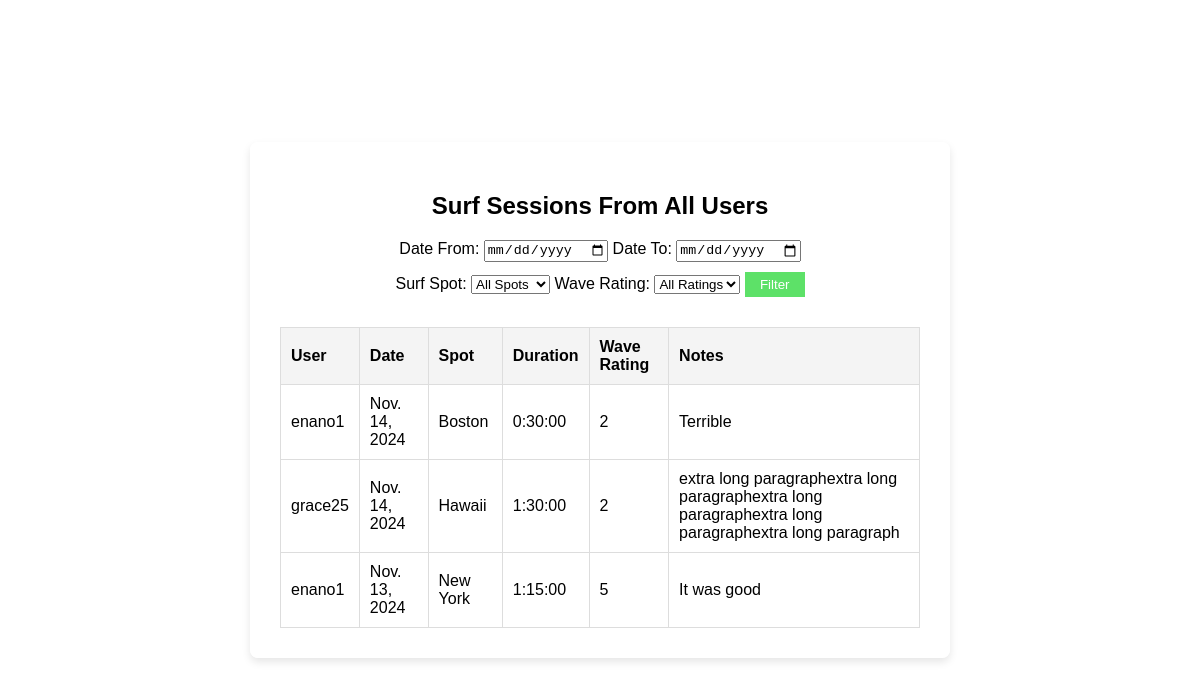
Before: /surf_sessions_public/ with the older database file.
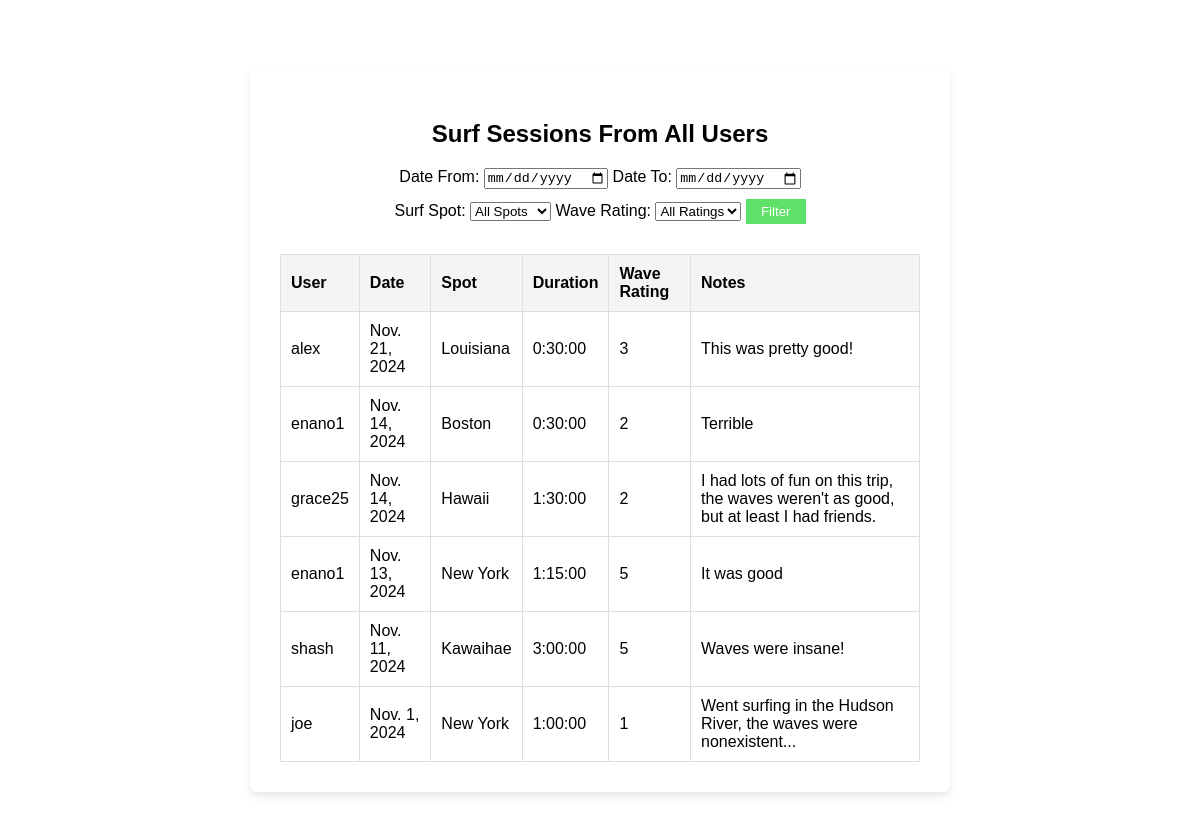
After: the same page with the newer database file.
### tide/models.py (models this page shows, shortened)
class SurfSession(models.Model):
    surf_spot = models.ForeignKey(SurfSpot, on_delete=models.CASCADE, related_name='surf_sessions')
    user = models.ForeignKey(User, on_delete=models.CASCADE, related_name='surf_sessions')
    date = models.DateField()
    duration = models.DurationField()
    wave_rating = models.IntegerField(choices=[(i, str(i)) for i in range(1, 6)])
    notes = models.TextField(blank=True, max_length=100)

class SurfSpot(models.Model):
    user = models.ForeignKey(User, on_delete=models.CASCADE, related_name='surf_spots')
    station_id = models.CharField(max_length=10)
    nickname = models.CharField(max_length=100, blank=True)
    latitude = models.FloatField()
    longitude = models.FloatField()
    created_at = models.DateTimeField(auto_now_add=True)
    def __str__(self):
        return f"{self.nickname or self.station_id}"
    class Meta:
        ordering = ['-created_at']

### tide/views.py (the view)
# urls.py: path('surf_sessions_public/', views.SurfSessionPublicListView.as_view(), name='surf_sessions_public'),
class SurfSessionPublicListView(ListView):
    model = SurfSession
    template_name = 'tide/surf_sessions_public.html'
    context_object_name = 'surf_sessions'
    def get_queryset(self):
        queryset = SurfSession.objects.all().order_by('-date')
        date_from = self.request.GET.get('date_from')
        date_to = self.request.GET.get('date_to')
        surf_spot = self.request.GET.get('surf_spot')
        wave_rating = self.request.GET.get('wave_rating')
        if date_from:
            queryset = queryset.filter(date__gte=date_from)
        if date_to:
            queryset = queryset.filter(date__lte=date_to)
        if surf_spot:
            queryset = queryset.filter(surf_spot__id=surf_spot)
        if wave_rating:
            queryset = queryset.filter(wave_rating=wave_rating)
        return queryset
    def get_context_data(self, **kwargs):
        context = super().get_context_data(**kwargs)
        context['surf_spots'] = SurfSpot.objects.all()
        return context

### tide/templates/tide/surf_sessions_public.html (shortened to what this page needs)
{% extends 'tide/base.html' %}
{% block content %}
<body class="location-body">
    <div class="location-content-wrapper">
        <h2>Surf Sessions From All Users</h2>
        <form method="get" action="{% url 'surf_sessions_public' %}">
            <label for="date_from">Date From:</label>
            <input type="date" name="date_from" value="{{ request.GET.date_from }}">
            <label for="date_to">Date To:</label>
            <input type="date" name="date_to" value="{{ request.GET.date_to }}">
            <br>
            <label for="surf_spot">Surf Spot:</label>
            <select name="surf_spot">
                <option value="">All Spots</option>
            </select>
            <label for="wave_rating">Wave Rating:</label>
            <select name="wave_rating">
                <option value="">All Ratings</option>
            </select>
            <button type="submit">Filter</button>
        </form>
    <div class="surf-sessions-table">
    <table class="table">
        <thead>
            <tr>
                <th>User</th>
                <th>Date</th>
                <th>Spot</th>
                <th>Duration</th>
                <th>Wave Rating</th>
                <th>Notes</th>
            </tr>
        </thead>
        <tbody>
            {% if surf_sessions %}
                {% for session in surf_sessions %}
                <tr>
                    <td>{{ session.user }}</td>
                    <td>{{ session.date }}</td>
                    <td>{{ session.surf_spot }}</td>
                    <td>{{ session.duration }}</td>
                    <td>{{ session.wave_rating }}</td>
                    <td>{{ session.notes|default:"No notes" }}</td>
                </tr>
                {% endfor %}
            {% else %}
                <tr>
                    <td colspan="5">No surf sessions available.</td>
                </tr>
            {% endif %}
        </tbody>
    </table>
    </div>
    </div>
</body>
{% endblock %}

### tide/templates/tide/base.html (shortened to what this page needs)
<!DOCTYPE html>
<html lang="en">
<head>
    {% load static %}
    <link rel="stylesheet" type="text/css" href="{% static 'tide/tidestyles.css' %}">
</head>
<body>
    <header>
        {% if not for_nav %}
        <div class="navbar">
            <div class="logo">We Tide</div>
        </div>
        {% endif %}
    </header>
    <main>
        {% block content %}
        {% endblock %}
    </main>
</body>
</html>

### tide/static/tide/tidestyles.css (style rules this page uses)
* { box-sizing: border-box; }
body { -ms-overflow-style: none; scrollbar-width: none; }
.navbar { display: flex; justify-content: space-between; align-items: center; padding: 20px; background-color: transparent; position: fixed; top: 0; left: 0; right: 0; z-index: 10; margin-bottom: 20px; }
.logo { font-size: 24px; font-weight: bold; color: white; }
body { margin: 0; font-family: Arial, sans-serif; background-color: rgb(12, 12, 12); color: rgb(0, 0, 0); }
button[type="submit"] { background-color: #5de168; color: white; padding: 5px 15px; border: none; cursor: pointer; transition: background-color 0.3s; margin-top: 10px; margin-bottom: 10px; }
.location-body { background: url('https://cs-people.bu.edu/enano1/background_image6.jpg') no-repeat center center fixed; background-size: cover; min-height: 100vh; margin: 0; display: flex; justify-content: center; align-items: center; }
.location-content-wrapper { background-color: rgba(255, 255, 255, 0.785); padding: 30px; border-radius: 8px; box-shadow: 0 4px 8px rgba(0, 0, 0, 0.1); max-width: 700px; text-align: center; width: 100%; margin-top: 70px; margin-bottom: 70px; }
.surf-sessions-table { margin-top: 20px; width: 100%; border-collapse: collapse; }
.surf-sessions-table th, .surf-sessions-table td { padding: 10px; border: 1px solid #ddd; text-align: left; }
.surf-sessions-table th { background-color: #f4f4f4; }
.surf-sessions-table table { width: 100%; border-collapse: collapse; background-color: #fff; }
.surf-sessions-table th, .surf-sessions-table td { padding: 10px; text-align: left; border: 1px solid #ddd; }

Changed rows visible on the page:
added SurfSession: user "alex", date "Nov. 21, 2024", surf_spot "Louisiana", duration "0:30:00", wave_rating "3", notes "This was pretty good!"
changed SurfSession "grace25": notes "extra long paragraphextra long paragraphextra long paragraphextra long paragraphextra long paragraph" → "I had lots of fun on this trip, the waves weren't as good, but at least I had friends."
added SurfSession: user "shash", date "Nov. 11, 2024", surf_spot "Kawaihae", duration "3:00:00", wave_rating "5", notes "Waves were insane!"
added SurfSession: user "joe", date "Nov. 1, 2024", surf_spot "New York", duration "1:00:00", wave_rating "1", notes "Went surfing in the Hudson River, the waves were nonexistent..."
